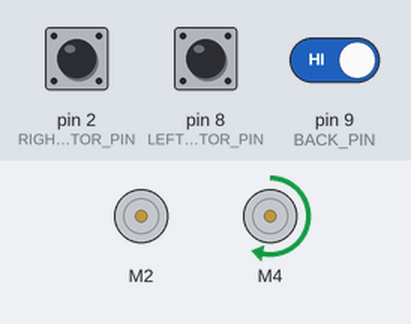
Recording of a sketch running on a simulated Arduino Uno, built with avr-gcc and run on an emulated ATmega328P. On the bench: 2 × DC motor (green arrow = forward, orange = backward, longer = faster). The inputs (shaded band) are chosen by the test bench; at power-on: pin 2 (RIGHT_MOTOR_PIN) LOW, pin 8 (LEFT_MOTOR_PIN) HIGH, pin 9 (BACK_PIN) HIGH. What the sketch prints to the serial monitor is not drawn.

Above: at 1.2 s.
1.3 s: pin 2 (RIGHT_MOTOR_PIN) pulled HIGH for 0.15 s
At 1.37 s:
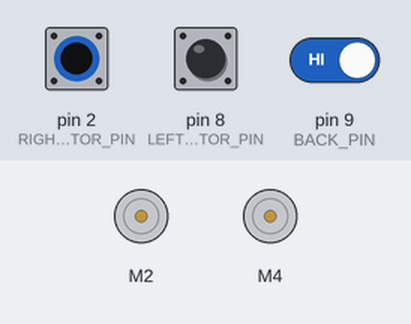
2.9 s: pin 8 (LEFT_MOTOR_PIN) pulled LOW for 0.15 s
At 2.97 s:
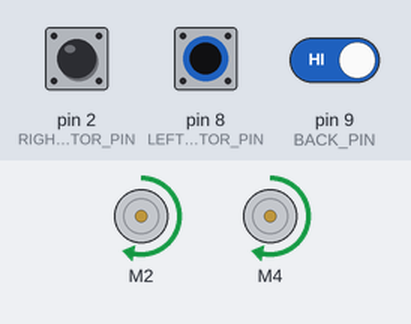
4.5 s: pin 9 (BACK_PIN) driven LOW
At 5.0 s:
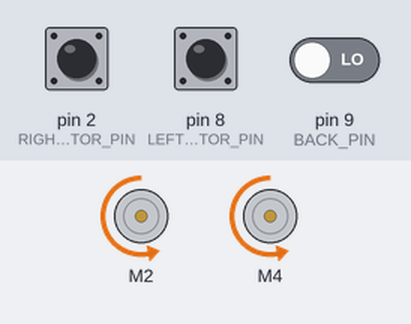
6.0 s: pin 9 (BACK_PIN) driven HIGH
At 7.2 s:
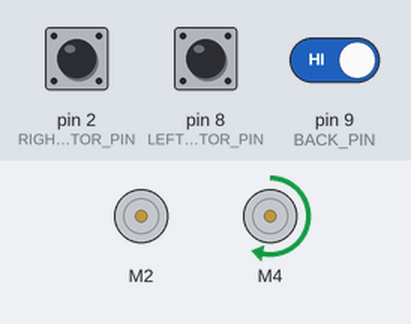
7.5 s: pin 2 (RIGHT_MOTOR_PIN) pulled HIGH for 3.2 s
At 8.5 s:
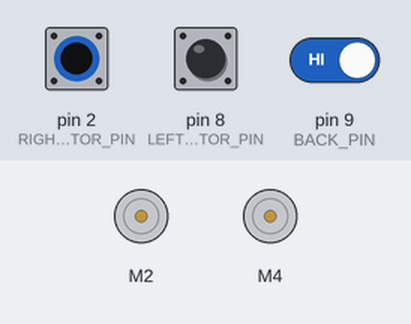
12.2 s: pin 2 (RIGHT_MOTOR_PIN) driven HIGH and pin 8 (LEFT_MOTOR_PIN) driven LOW
At 13.3 s:
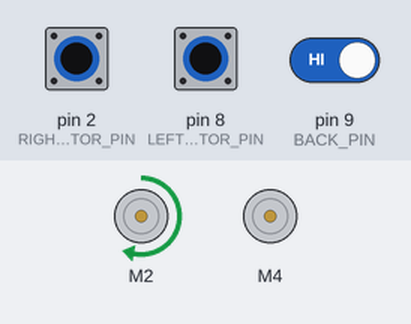
Timing chart, 0 to 14.7 s (numbered marks = the images above; inputs shaded):
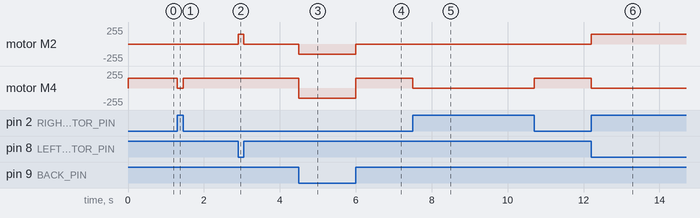

The sketch:

p-robot-motors.ino
```cpp
// motor shield

#include <Wire.h>
#include <Adafruit_MotorShield.h>
#include "utility/Adafruit_PWMServoDriver.h"

// Create the motor shield object with the default I2C address
Adafruit_MotorShield AFMS = Adafruit_MotorShield();
// Or, create it with a different I2C address (say for stacking)
// Adafruit_MotorShield AFMS = Adafruit_MotorShield(0x61);

// Select which 'port' M1, M2, M3 or M4. In this case, M1
Adafruit_DCMotor *myMotor = AFMS.getMotor(2);
// You can also make another motor on port M2
Adafruit_DCMotor *myOtherMotor = AFMS.getMotor(4);
const int LEFT_MOTOR_PIN = 8;
const int RIGHT_MOTOR_PIN = 2;
const int BACK_PIN = 9;

void setup() {
  Serial.begin(9600);           // set up Serial library at 9600 bps
  Serial.println("Adafruit Motorshield v2 - DC Motor test!");

  pinMode(LEFT_MOTOR_PIN, INPUT_PULLUP);
  pinMode(RIGHT_MOTOR_PIN, INPUT);

  AFMS.begin();  // create with the default frequency 1.6KHz
  //AFMS.begin(1000);  // OR with a different frequency, say 1KHz

  // Set the speed to start, from 0 (off) to 255 (max speed)
  myMotor->setSpeed(100);
  myMotor->run(FORWARD);
  // turn on motor
  myMotor->run(RELEASE);

  myOtherMotor->setSpeed(100);
  myOtherMotor->run(FORWARD);
  // turn on motor
  myOtherMotor->run(RELEASE);
}

int leftMotorPin = HIGH;
int rightMotorPin = HIGH;
int backPin = HIGH;

void loop() {
  uint8_t i;

  backPin = digitalRead(BACK_PIN);
  if(backPin == LOW) {
    myMotor->setSpeed(150);
    myMotor->run(BACKWARD);
    myOtherMotor->setSpeed(150);
    myOtherMotor->run(BACKWARD);
  } else {

  leftMotorPin = digitalRead(LEFT_MOTOR_PIN);
  if(leftMotorPin == HIGH) {
    myMotor->setSpeed(0);
  } else {
    myMotor->setSpeed(150);
    myMotor->run(FORWARD);
  }
  rightMotorPin = digitalRead(RIGHT_MOTOR_PIN);
  if(rightMotorPin == HIGH) {
    myOtherMotor->setSpeed(0);
  } else {
    myOtherMotor->setSpeed(150);
    myOtherMotor->run(FORWARD);
  }
  }
}
```

Measured:
- after the input at 1.3 s, motor M4: forward 150/255 → stopped at once, → forward 150/255 0.15 s later
- after the input at 2.9 s, motor M2: stopped → forward 150/255 at once, → stopped 0.15 s later
- after the input at 4.5 s, motor M2: stopped → backward 150/255 at once; motor M4: forward 150/255 → backward 150/255 at once
- after the input at 6.0 s, motor M2: backward 150/255 → stopped at once; motor M4: backward 150/255 → forward 150/255 at once
- after the input at 7.5 s, motor M4: forward 150/255 → stopped at once, → forward 150/255 3.2 s later
- after the input at 12.2 s, motor M2: stopped → forward 150/255 at once; motor M4: forward 150/255 → stopped at once
